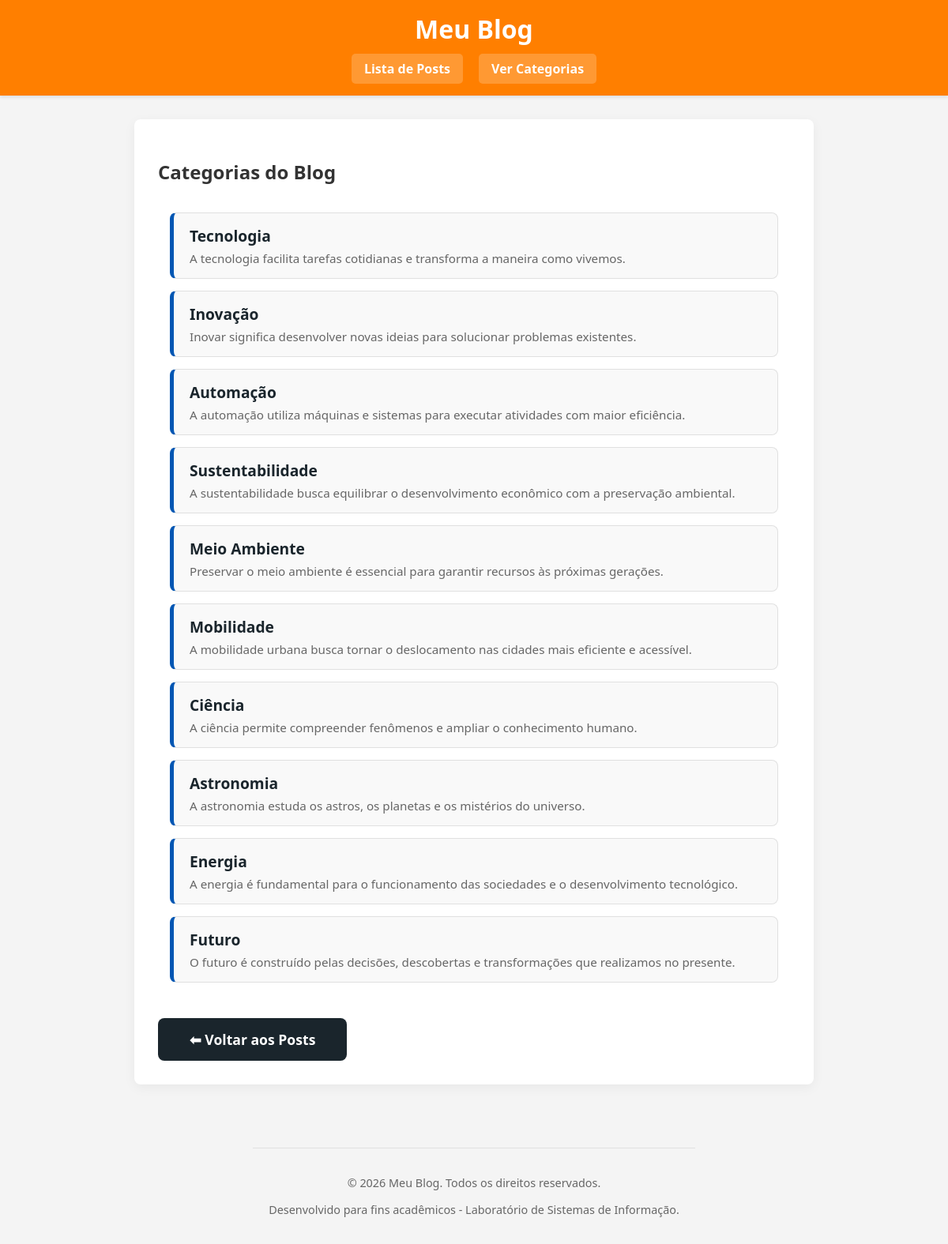
Page /categorias/ on the committed database.
### blog/models.py (models this page shows, shortened)
class Category(models.Model):
    nome = models.CharField(max_length=100)
    descricao = models.TextField()

### blog/views.py (the view)
# urls.py: path('categorias/', views.CategoriaListView.as_view(), name='categoria_list'),
class CategoriaListView(generic.ListView):
    model = Category
    template_name = 'blog/categoria_list.html'
    context_object_name = 'categorias'

### templates/blog/categoria_list.html
{% extends 'base.html' %}
{% block content %}
    <h2>Categorias do Blog</h2>
    <ul class="categoria-lista">
        {% for categoria in categorias %}
            <li>
                <a href="{% url 'categoria_detail' pk=categoria.pk %}">{{ categoria.nome }}</a>
                <p>{{ categoria.descricao }}</p>
            </li>
        {% endfor %}
    </ul>
    <div style="margin-top: 30px;">
        <a href="{% url 'post_list' %}" class="btn-cancelar" style="background-color: #1a252c;">⬅ Voltar aos Posts</a>
    </div>
{% endblock %}

### templates/base.html (shortened to what this page needs)
{% load static %}
<!DOCTYPE html>
<html lang="pt-br">
<head>
    <link rel="stylesheet" href="{% static 'css/style.css' %}">
</head>
<body>
    <header>
        <h1><a href="{% url 'post_list' %}">Meu Blog</a></h1>
        <nav>
            <a href="{% url 'post_list' %}">Lista de Posts</a>
            <a href="{% url 'categoria_list' %}">Ver Categorias</a>
        </nav>
    </header>
    <main>
        {% block content %}
        {% endblock %}
    </main>
</body>
<footer>
    <div style="text-align: center; padding: 20px; background-color: #f4f4f4; color: #666; font-size: 0.9rem; margin-top: 40px; border-top: 1px solid #e0e0e0;">
        <p>&copy; {% now "Y" %} Meu Blog. Todos os direitos reservados.</p>
        <p>Desenvolvido para fins acadêmicos - Laboratório de Sistemas de Informação.</p>
    </div>
</footer>
</html>

### static/css/style.css (style rules this page uses)
body { font-family: 'Segoe UI', Tahoma, Geneva, Verdana, sans-serif; background-color: #f4f4f4; color: #333; margin: 0; padding: 0; display: flex; flex-direction: column; align-items: center; }
header { background-color: #ff7f00; width: 100%; padding: 15px 0; box-shadow: 0 2px 4px rgba(0,0,0,0.1); }
header h1 { margin: 0; text-align: center; }
header h1 a { color: white; text-decoration: none; }
nav { display: flex; justify-content: center; gap: 20px; margin-top: 10px; }
nav a { color: white; text-decoration: none; font-weight: bold; padding: 8px 16px; background-color: rgba(255,255,255,0.2); border-radius: 5px; transition: background-color 0.3s ease; }
main { background-color: white; width: 90%; max-width: 800px; padding: 30px; margin-top: 30px; margin-bottom: 40px; border-radius: 8px; box-shadow: 0 4px 15px rgba(0,0,0,0.05); }
main p a, main li a, main h3 a { color: #0056b3; text-decoration: none; font-weight: bold; transition: color 0.2s ease; }
button[type="submit"], .btn-cancelar { display: inline-block; padding: 15px 40px; border: none; border-radius: 8px; font-weight: bold; font-size: 1.1rem; text-align: center; text-decoration: none; cursor: pointer; margin: 0; box-sizing: border-box; transition: background-color 0.3s ease, transform 0.2s ease; }
.btn-cancelar { background-color: #f44336; color: white; }
.categoria-lista { list-style: none; padding: 15px; margin-top: 20px; display: flex; flex-direction: column; gap: 15px; background-color: rgba(255,255,255,0.2); border-radius: 20px; }
.categoria-lista li { background-color: #f9f9f9; border: 1px solid #e0e0e0; border-left: 5px solid #0056b3; border-radius: 8px; padding: 15px 20px; transition: transform 0.2s ease, box-shadow 0.2s ease; }
.categoria-lista li a { font-size: 1.2rem; color: #1a252c; display: block; margin-bottom: 5px; }
.categoria-lista li p { margin: 0; color: #666; font-size: 0.95rem; font-weight: normal; }

### rows in the picture
Category: nome "Tecnologia", descricao "A tecnologia facilita tarefas cotidianas e transforma a maneira como vivemos."
Category: nome "Inovação", descricao "Inovar significa desenvolver novas ideias para solucionar problemas existentes."
Category: nome "Automação", descricao "A automação utiliza máquinas e sistemas para executar atividades com maior eficiência."
Category: nome "Sustentabilidade", descricao "A sustentabilidade busca equilibrar o desenvolvimento econômico com a preservação ambiental."
Category: nome "Meio Ambiente", descricao "Preservar o meio ambiente é essencial para garantir recursos às próximas gerações."
Category: nome "Mobilidade", descricao "A mobilidade urbana busca tornar o deslocamento nas cidades mais eficiente e acessível."
Category: nome "Ciência", descricao "A ciência permite compreender fenômenos e ampliar o conhecimento humano."
Category: nome "Astronomia", descricao "A astronomia estuda os astros, os planetas e os mistérios do universo."
Category: nome "Energia", descricao "A energia é fundamental para o funcionamento das sociedades e o desenvolvimento tecnológico."
Category: nome "Futuro", descricao "O futuro é construído pelas decisões, descobertas e transformações que realizamos no presente."
